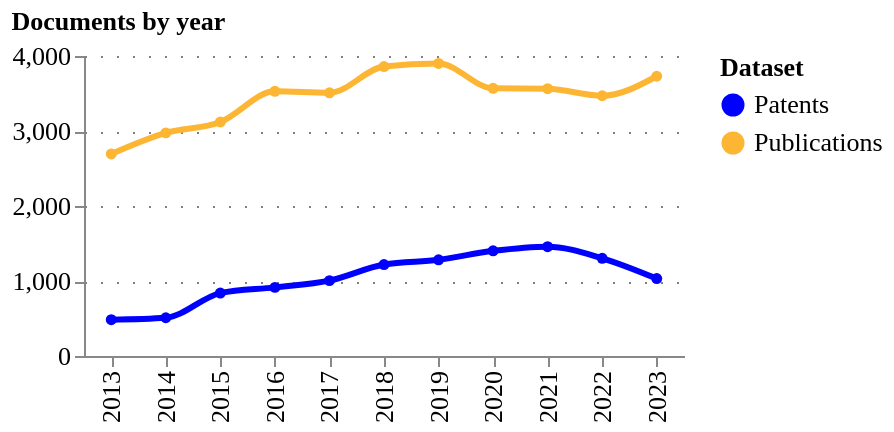

This figure's notebook cell:
### Code cell
fig_title = "Documents by year"
fig_subtitle = ""

fig = pu.ts_smooth(
    (
        counts_normalised_df
        .query('year < 2024')
    ),
    ["Publications", "Patents"],
    variable= "counts",
    variable_title = "",
    category_column = "Dataset",
    width = 300,
    height = 150,
    legend_orient='right',
)
fig = pu.configure_titles(pu.configure_plots(fig), fig_title, fig_subtitle)
fig

### Figure 1 — Vega-Lite specification as saved in the notebook (floating-point values rounded to 4 significant figures)
{"config": {"title": {"font": "Averta", "anchor": "start"}, "subtitle": {"font": "Averta"}, "axis": {"labelFont": "Averta", "titleFont": "Averta", "gridColor": "grey", "gridDash": [1, 7], "labelFontSize": 13, "titleFontSize": 13}, "header": {"labelFont": "Averta", "titleFont": "Averta"}, "legend": {"labelFont": "Averta", "titleFont": "Averta", "labelFontSize": 13, "titleFontSize": 13}, "range": {"category": ["#0000FF", "#FDB633", "#18A48C", "#9A1BBE", "#EB003B", "#FF6E47", "#646363", "#0F294A", "#97D9E3", "#A59BEE", "#F6A4B7", "#D2C9C0", "#FFFFFF", "#000000"], "ordinal": {"scheme": ["#0000FF", "#FDB633", "#18A48C", "#9A1BBE", "#EB003B", "#FF6E47", "#646363", "#0F294A", "#97D9E3", "#A59BEE", "#F6A4B7", "#D2C9C0", "#FFFFFF", "#000000"]}}, "view": {"strokeWidth": 0}}, "data": {"name": "data-9b29b4fc44705dc538a7b055596d68c5"}, "mark": {"type": "line", "interpolate": "monotone", "point": {"filled": true, "size": 30}, "size": 3, "strokeDash": [0]}, "encoding": {"color": {"field": "Dataset", "legend": {"orient": "right"}, "type": "nominal"}, "tooltip": [{"field": "year", "title": "Year", "type": "ordinal"}, {"field": "Dataset", "type": "nominal"}, {"field": "counts", "format": ".3f", "title": "", "type": "quantitative"}], "x": {"field": "year", "title": "", "type": "ordinal"}, "y": {"field": "counts", "title": "", "type": "quantitative"}}, "height": 150, "title": {"anchor": "start", "text": "Documents by year", "subtitle": "", "subtitleFont": "Averta", "subtitleFontSize": 13}, "width": 300, "$schema": "https://vega.github.io/schema/vega-lite/v4.17.0.json", "datasets": {"data-9b29b4fc44705dc538a7b055596d68c5": [{"Dataset": "Patents", "year": 2013, "counts": 484, "total_counts": 4271000.0, "fraction": 0.0001133, "percentage": 0.01133, "fraction_2013": 0.0001133, "normalised_fraction": 1.0}, {"Dataset": "Patents", "year": 2014, "counts": 510, "total_counts": 4459000.0, "fraction": 0.0001144, "percentage": 0.01144, "fraction_2013": 0.0001133, "normalised_fraction": 1.009}, {"Dataset": "Patents", "year": 2015, "counts": 839, "total_counts": 4856000.0, "fraction": 0.0001728, "percentage": 0.01728, "fraction_2013": 0.0001133, "normalised_fraction": 1.525}, {"Dataset": "Patents", "year": 2016, "counts": 915, "total_counts": 5152000.0, "fraction": 0.0001776, "percentage": 0.01776, "fraction_2013": 0.0001133, "normalised_fraction": 1.567}, {"Dataset": "Patents", "year": 2017, "counts": 1005, "total_counts": 5566000.0, "fraction": 0.0001806, "percentage": 0.01806, "fraction_2013": 0.0001133, "normalised_fraction": 1.593}, {"Dataset": "Patents", "year": 2018, "counts": 1219, "total_counts": 6297000.0, "fraction": 0.0001936, "percentage": 0.01936, "fraction_2013": 0.0001133, "normalised_fraction": 1.708}, {"Dataset": "Patents", "year": 2019, "counts": 1283, "total_counts": 6473000.0, "fraction": 0.0001982, "percentage": 0.01982, "fraction_2013": 0.0001133, "normalised_fraction": 1.749}, {"Dataset": "Patents", "year": 2020, "counts": 1402, "total_counts": 7336000.0, "fraction": 0.0001911, "percentage": 0.01911, "fraction_2013": 0.0001133, "normalised_fraction": 1.686}, {"Dataset": "Patents", "year": 2021, "counts": 1458, "total_counts": 8456000.0, "fraction": 0.0001724, "percentage": 0.01724, "fraction_2013": 0.0001133, "normalised_fraction": 1.522}, {"Dataset": "Patents", "year": 2022, "counts": 1303, "total_counts": 8122000.0, "fraction": 0.0001604, "percentage": 0.01604, "fraction_2013": 0.0001133, "normalised_fraction": 1.416}, {"Dataset": "Patents", "year": 2023, "counts": 1032, "total_counts": 7478000.0, "fraction": 0.000138, "percentage": 0.0138, "fraction_2013": 0.0001133, "normalised_fraction": 1.218}, {"Dataset": "Publications", "year": 2013, "counts": 2694, "total_counts": 9112000.0, "fraction": 0.0002956, "percentage": 0.02956, "fraction_2013": 0.0002956, "normalised_fraction": 1.0}, {"Dataset": "Publications", "year": 2014, "counts": 2975, "total_counts": 9507000.0, "fraction": 0.0003129, "percentage": 0.03129, "fraction_2013": 0.0002956, "normalised_fraction": 1.059}, {"Dataset": "Publications", "year": 2015, "counts": 3120, "total_counts": 9696000.0, "fraction": 0.0003218, "percentage": 0.03218, "fraction_2013": 0.0002956, "normalised_fraction": 1.088}, {"Dataset": "Publications", "year": 2016, "counts": 3529, "total_counts": 9949000.0, "fraction": 0.0003547, "percentage": 0.03547, "fraction_2013": 0.0002956, "normalised_fraction": 1.2}, {"Dataset": "Publications", "year": 2017, "counts": 3509, "total_counts": 9831000.0, "fraction": 0.0003569, "percentage": 0.03569, "fraction_2013": 0.0002956, "normalised_fraction": 1.207}, {"Dataset": "Publications", "year": 2018, "counts": 3859, "total_counts": 9817000.0, "fraction": 0.0003931, "percentage": 0.03931, "fraction_2013": 0.0002956, "normalised_fraction": 1.33}, {"Dataset": "Publications", "year": 2019, "counts": 3901, "total_counts": 10060000.0, "fraction": 0.0003879, "percentage": 0.03879, "fraction_2013": 0.0002956, "normalised_fraction": 1.312}, {"Dataset": "Publications", "year": 2020, "counts": 3569, "total_counts": 10660000.0, "fraction": 0.0003347, "percentage": 0.03347, "fraction_2013": 0.0002956, "normalised_fraction": 1.132}, {"Dataset": "Publications", "year": 2021, "counts": 3564, "total_counts": 9733000.0, "fraction": 0.0003662, "percentage": 0.03662, "fraction_2013": 0.0002956, "normalised_fraction": 1.239}, {"Dataset": "Publications", "year": 2022, "counts": 3470, "total_counts": 9346000.0, "fraction": 0.0003713, "percentage": 0.03713, "fraction_2013": 0.0002956, "normalised_fraction": 1.256}, {"Dataset": "Publications", "year": 2023, "counts": 3730, "total_counts": 9476000.0, "fraction": 0.0003936, "percentage": 0.03936, "fraction_2013": 0.0002956, "normalised_fraction": 1.331}]}}
